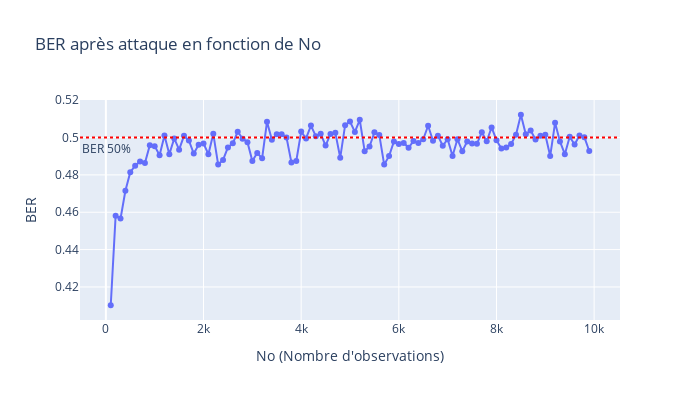

This figure's notebook cell:
### Code cell
# Compute the Bit Error Rate between message m and the extracted message from Y using key k
def ber(Y,m,k):
    c = np.sign(np.dot(Y.T,k))
    return np.sum(c != m)/float(Ni)

# Compute the Normalised correlation
def norm_corr(hatk,k):
    hatk = hatk / np.sqrt(np.dot(hatk.T,hatk)) # Normalize
    corrN = np.abs(np.dot(hatk.T,k))/(np.linalg.norm(hatk)*np.linalg.norm(k)) 
    return corrN

def do_process(alpha,No):
    #print(f'alpha: {alpha}, No: {No}')

    X = np.random.randn(Nv,Ni) # Generate Ni random host vectors
    k = np.random.randn(Nv,1) # Generate de Watermark
    k = k / np.sqrt(np.dot(k.T,k)) # Normalize the watermark

    m1 = np.ones((Ni,1)) #Scenario with Known Messages: generate only ones
    K = np.dot(k,m1.T) # Generate the matrix of watermarks (each column contains m1_i*k)
    W = alpha*K
    Y = X + W # perform embedding


    #cY = np.sign(np.dot(Y.T,k)) # Computation of the decoded 'bits' (here -1 or +1)
    #print('practical bit error rate:')
    #print(np.sum(cY != m1)/np.float(Ni)) 

    Y_obs = Y[:,:No]
    # To Do: implement the attack on No observation, i.e. on Y[:,:No]
    
    hatk = np.mean(Y_obs, axis=1)
    hatk = hatk / np.sqrt(np.dot(hatk.T,hatk)) # We need to Normalize
    
    #corrN = np.abs(np.dot(hatk.T,k))/(np.linalg.norm(hatk)*np.linalg.norm(k)) # Compute the Normalised correlation
    #print('Normalised correlation between the true key and the estimated key')
    #print(corrN)

    hatk = np.reshape(hatk,(Nv,1))# We need to reshape

    YA = Y - alpha*np.dot(hatk,m1.T) # perform the removal attack
    #print('BER après attaque:', ber(YA, m1, k))
    #print('\n\n')
    return ber(YA, m1, k), norm_corr(hatk, k)

    
alpha = 2 # Tune the power of the watermark here

# Réinitialisation des vecteurs pour les plots
ber_values = []
corr_values = []
No_values = range(100,Ni,100) 

# One example, can be used to draw plots
for No in No_values:
    ber_val, corr_val = do_process(alpha, No)
    ber_values.append(ber_val)
    corr_values.append(corr_val)


# Graphique du BER
fig_ber = go.Figure()
fig_ber.add_trace(go.Scatter(x=list(No_values), y=ber_values, mode='lines+markers', name='BER après attaque'))
fig_ber.add_hline(y=0.5, line_dash="dot", line_color="red", annotation_text="BER 50%", annotation_position="bottom left")
fig_ber.update_layout(
    title="BER après attaque en fonction de No",
    xaxis_title="No (Nombre d'observations)",
    yaxis_title="BER",
    width=700,
    height=400
)
fig_ber.show()

### Figure 1 — Plotly figure (JSON) as saved in the notebook; plotly's stock layout.template omitted (floating-point values rounded to 4 significant figures)
{"data": [{"mode": "lines+markers", "name": "BER après attaque", "type": "scatter", "x": [100, 200, 300, 400, 500, 600, 700, 800, 900, 1000, 1100, 1200, 1300, 1400, 1500, 1600, 1700, 1800, 1900, 2000, 2100, 2200, 2300, 2400, 2500, 2600, 2700, 2800, 2900, 3000, 3100, 3200, 3300, 3400, 3500, 3600, 3700, 3800, 3900, 4000, 4100, 4200, 4300, 4400, 4500, 4600, 4700, 4800, 4900, 5000, 5100, 5200, 5300, 5400, 5500, 5600, 5700, 5800, 5900, 6000, 6100, 6200, 6300, 6400, 6500, 6600, 6700, 6800, 6900, 7000, 7100, 7200, 7300, 7400, 7500, 7600, 7700, 7800, 7900, 8000, 8100, 8200, 8300, 8400, 8500, 8600, 8700, 8800, 8900, 9000, 9100, 9200, 9300, 9400, 9500, 9600, 9700, 9800, 9900], "y": [0.4102, 0.4581, 0.4566, 0.4715, 0.4814, 0.4849, 0.4872, 0.4864, 0.4959, 0.4954, 0.4905, 0.5011, 0.4911, 0.4995, 0.4935, 0.5009, 0.4984, 0.4914, 0.4961, 0.4968, 0.4911, 0.502, 0.4855, 0.488, 0.4947, 0.4969, 0.5031, 0.4994, 0.4975, 0.4875, 0.4917, 0.4889, 0.5084, 0.4988, 0.5018, 0.5017, 0.5, 0.4867, 0.4875, 0.5032, 0.4995, 0.5064, 0.5007, 0.502, 0.4957, 0.5019, 0.5025, 0.4892, 0.5066, 0.5086, 0.503, 0.5095, 0.4927, 0.4952, 0.5028, 0.5014, 0.4855, 0.4901, 0.4979, 0.4966, 0.4971, 0.4945, 0.4981, 0.4971, 0.4991, 0.5063, 0.4983, 0.501, 0.4956, 0.4991, 0.4901, 0.4991, 0.4927, 0.4979, 0.4968, 0.4967, 0.5028, 0.498, 0.5054, 0.4986, 0.4941, 0.4947, 0.4965, 0.5015, 0.5122, 0.5017, 0.5038, 0.499, 0.5009, 0.5015, 0.4901, 0.5079, 0.4979, 0.4911, 0.5004, 0.4963, 0.5011, 0.5002, 0.4928]}], "layout": {"annotations": [{"showarrow": false, "text": "BER 50%", "x": 0, "xanchor": "left", "xref": "x domain", "y": 0.5, "yanchor": "top", "yref": "y"}], "height": 400, "shapes": [{"line": {"color": "red", "dash": "dot"}, "type": "line", "x0": 0, "x1": 1, "xref": "x domain", "y0": 0.5, "y1": 0.5, "yref": "y"}], "title": {"text": "BER après attaque en fonction de No"}, "width": 700, "xaxis": {"title": {"text": "No (Nombre d'observations)"}}, "yaxis": {"title": {"text": "BER"}}}}
